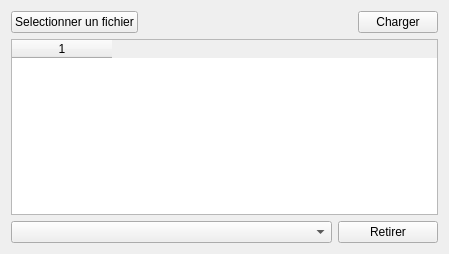
<?xml version="1.0" encoding="UTF-8"?>
<ui version="4.0">
 <class>PathLoader</class>
 <widget class="QWidget" name="PathLoader">
  <property name="windowModality">
   <enum>Qt::WindowModal</enum>
  </property>
  <property name="geometry">
   <rect>
    <x>0</x>
    <y>0</y>
    <width>449</width>
    <height>254</height>
   </rect>
  </property>
  <property name="windowTitle">
   <string>Chargement de Trajets</string>
  </property>
  <layout class="QHBoxLayout" name="horizontalLayout">
   <item>
    <layout class="QVBoxLayout" name="verticalLayout">
     <item>
      <layout class="QHBoxLayout" name="horizontalLayout_3">
       <item>
        <widget class="QPushButton" name="selectFile_button">
         <property name="focusPolicy">
          <enum>Qt::NoFocus</enum>
         </property>
         <property name="text">
          <string>Selectionner un fichier</string>
         </property>
        </widget>
       </item>
       <item>
        <widget class="QLabel" name="pathName_label">
         <property name="text">
          <string/>
         </property>
        </widget>
       </item>
       <item>
        <spacer name="horizontalSpacer">
         <property name="orientation">
          <enum>Qt::Horizontal</enum>
         </property>
         <property name="sizeHint" stdset="0">
          <size>
           <width>40</width>
           <height>20</height>
          </size>
         </property>
        </spacer>
       </item>
       <item>
        <widget class="QPushButton" name="loadFile_button">
         <property name="text">
          <string>Charger</string>
         </property>
        </widget>
       </item>
      </layout>
     </item>
     <item>
      <widget class="QTableWidget" name="bot_table">
       <property name="alternatingRowColors">
        <bool>true</bool>
       </property>
       <property name="selectionMode">
        <enum>QAbstractItemView::ExtendedSelection</enum>
       </property>
       <property name="rowCount">
        <number>0</number>
       </property>
       <property name="columnCount">
        <number>1</number>
       </property>
       <attribute name="verticalHeaderVisible">
        <bool>false</bool>
       </attribute>
       <column/>
      </widget>
     </item>
     <item>
      <layout class="QHBoxLayout" name="horizontalLayout_4">
       <item>
        <widget class="QComboBox" name="addBot_comboBox"/>
       </item>
       <item>
        <widget class="QPushButton" name="removeBot_button">
         <property name="maximumSize">
          <size>
           <width>100</width>
           <height>16777215</height>
          </size>
         </property>
         <property name="text">
          <string>Retirer</string>
         </property>
        </widget>
       </item>
      </layout>
     </item>
    </layout>
   </item>
  </layout>
 </widget>
 <resources/>
 <connections/>
</ui>
